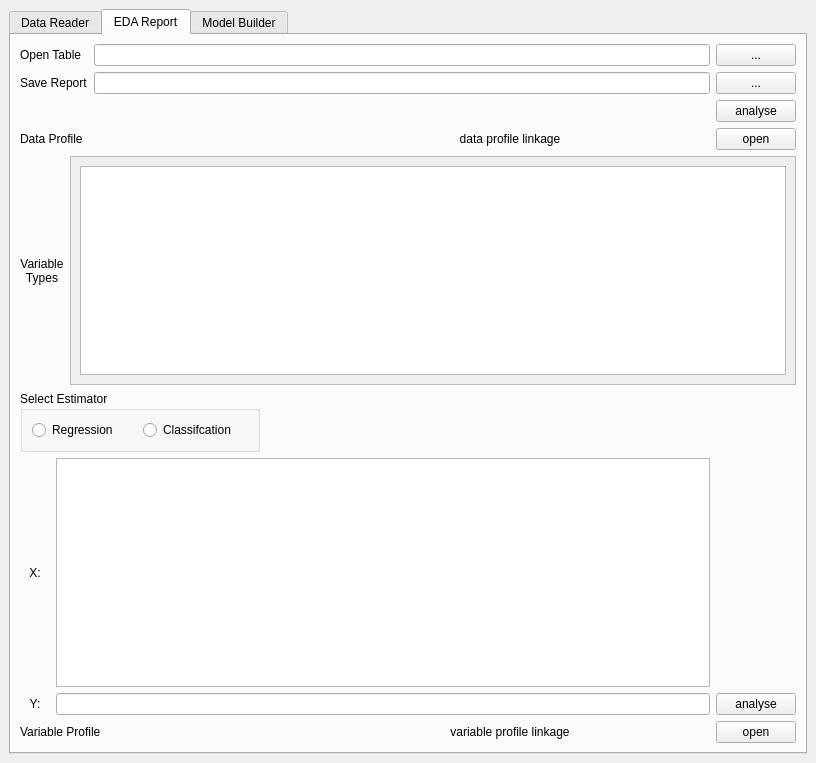
<?xml version="1.0" encoding="UTF-8"?>
<ui version="4.0">
 <class>MainWindow</class>
 <widget class="QMainWindow" name="MainWindow">
  <property name="geometry">
   <rect>
    <x>0</x>
    <y>0</y>
    <width>816</width>
    <height>763</height>
   </rect>
  </property>
  <property name="windowTitle">
   <string>MainWindow</string>
  </property>
  <widget class="QWidget" name="centralwidget">
   <layout class="QVBoxLayout" name="verticalLayout">
    <item>
     <widget class="QTabWidget" name="tabWidget">
      <property name="currentIndex">
       <number>1</number>
      </property>
      <widget class="QWidget" name="tab">
       <attribute name="title">
        <string>Data Reader</string>
       </attribute>
       <layout class="QVBoxLayout" name="verticalLayout_2">
        <item>
         <layout class="QGridLayout" name="gridLayout_13">
          <item row="0" column="0">
           <widget class="QLabel" name="label_10">
            <property name="text">
             <string>Load Database Python Library</string>
            </property>
           </widget>
          </item>
          <item row="0" column="1">
           <widget class="QLineEdit" name="lineEdit_4"/>
          </item>
          <item row="0" column="2">
           <widget class="QPushButton" name="pushButton_7">
            <property name="minimumSize">
             <size>
              <width>80</width>
              <height>0</height>
             </size>
            </property>
            <property name="maximumSize">
             <size>
              <width>80</width>
              <height>16777215</height>
             </size>
            </property>
            <property name="text">
             <string>...</string>
            </property>
           </widget>
          </item>
         </layout>
        </item>
        <item>
         <layout class="QGridLayout" name="gridLayout_14">
          <item row="0" column="0">
           <widget class="QLabel" name="label_11">
            <property name="text">
             <string>Coding Connection Function</string>
            </property>
           </widget>
          </item>
          <item row="1" column="0" colspan="2">
           <widget class="QPlainTextEdit" name="plainTextEdit">
            <property name="minimumSize">
             <size>
              <width>400</width>
              <height>200</height>
             </size>
            </property>
           </widget>
          </item>
          <item row="2" column="1">
           <widget class="QPushButton" name="pushButton_8">
            <property name="minimumSize">
             <size>
              <width>80</width>
              <height>0</height>
             </size>
            </property>
            <property name="maximumSize">
             <size>
              <width>80</width>
              <height>16777215</height>
             </size>
            </property>
            <property name="layoutDirection">
             <enum>Qt::RightToLeft</enum>
            </property>
            <property name="text">
             <string>connect</string>
            </property>
           </widget>
          </item>
         </layout>
        </item>
        <item>
         <layout class="QGridLayout" name="gridLayout_11">
          <item row="0" column="0">
           <widget class="QLabel" name="label_12">
            <property name="text">
             <string>SQL Query of Target Table</string>
            </property>
           </widget>
          </item>
          <item row="1" column="0" colspan="2">
           <widget class="QTextEdit" name="textEdit_3"/>
          </item>
          <item row="2" column="1">
           <widget class="QPushButton" name="pushButton_13">
            <property name="minimumSize">
             <size>
              <width>80</width>
              <height>0</height>
             </size>
            </property>
            <property name="maximumSize">
             <size>
              <width>80</width>
              <height>16777215</height>
             </size>
            </property>
            <property name="text">
             <string>query</string>
            </property>
           </widget>
          </item>
          <item row="3" column="0" colspan="2">
           <widget class="QTableWidget" name="tableWidget"/>
          </item>
         </layout>
        </item>
        <item>
         <widget class="QGroupBox" name="groupBox_2">
          <property name="maximumSize">
           <size>
            <width>120</width>
            <height>16777215</height>
           </size>
          </property>
          <property name="title">
           <string>Save Format</string>
          </property>
          <layout class="QGridLayout" name="gridLayout_10">
           <item row="0" column="0">
            <widget class="QRadioButton" name="radioButton_3">
             <property name="text">
              <string>HDF</string>
             </property>
             <property name="checked">
              <bool>true</bool>
             </property>
            </widget>
           </item>
           <item row="0" column="1">
            <widget class="QRadioButton" name="radioButton_4">
             <property name="text">
              <string>CSV</string>
             </property>
            </widget>
           </item>
          </layout>
         </widget>
        </item>
        <item>
         <layout class="QGridLayout" name="gridLayout_12">
          <item row="0" column="2">
           <widget class="QPushButton" name="pushButton_9">
            <property name="minimumSize">
             <size>
              <width>80</width>
              <height>0</height>
             </size>
            </property>
            <property name="maximumSize">
             <size>
              <width>80</width>
              <height>16777215</height>
             </size>
            </property>
            <property name="text">
             <string>...</string>
            </property>
           </widget>
          </item>
          <item row="0" column="0">
           <widget class="QLabel" name="label_13">
            <property name="text">
             <string>Save Directory</string>
            </property>
           </widget>
          </item>
          <item row="0" column="1">
           <widget class="QLineEdit" name="lineEdit_5"/>
          </item>
          <item row="1" column="2">
           <widget class="QPushButton" name="pushButton_10">
            <property name="minimumSize">
             <size>
              <width>80</width>
              <height>0</height>
             </size>
            </property>
            <property name="maximumSize">
             <size>
              <width>80</width>
              <height>16777215</height>
             </size>
            </property>
            <property name="layoutDirection">
             <enum>Qt::RightToLeft</enum>
            </property>
            <property name="text">
             <string>export</string>
            </property>
           </widget>
          </item>
         </layout>
        </item>
       </layout>
      </widget>
      <widget class="QWidget" name="tab_2">
       <attribute name="title">
        <string>EDA Report</string>
       </attribute>
       <layout class="QGridLayout" name="gridLayout_8">
        <item row="0" column="0" colspan="3">
         <layout class="QGridLayout" name="gridLayout_3">
          <item row="0" column="0">
           <layout class="QGridLayout" name="gridLayout_2">
            <item row="2" column="2">
             <widget class="QPushButton" name="pushButton_3">
              <property name="minimumSize">
               <size>
                <width>80</width>
                <height>0</height>
               </size>
              </property>
              <property name="maximumSize">
               <size>
                <width>80</width>
                <height>16777215</height>
               </size>
              </property>
              <property name="text">
               <string>analyse</string>
              </property>
             </widget>
            </item>
            <item row="1" column="1">
             <widget class="QLineEdit" name="lineEdit_2"/>
            </item>
            <item row="0" column="2">
             <widget class="QPushButton" name="pushButton">
              <property name="minimumSize">
               <size>
                <width>80</width>
                <height>0</height>
               </size>
              </property>
              <property name="maximumSize">
               <size>
                <width>80</width>
                <height>16777215</height>
               </size>
              </property>
              <property name="text">
               <string>...</string>
              </property>
             </widget>
            </item>
            <item row="0" column="0">
             <widget class="QLabel" name="label">
              <property name="text">
               <string>Open Table</string>
              </property>
             </widget>
            </item>
            <item row="1" column="0">
             <widget class="QLabel" name="label_2">
              <property name="text">
               <string>Save Report</string>
              </property>
             </widget>
            </item>
            <item row="0" column="1">
             <widget class="QLineEdit" name="lineEdit"/>
            </item>
            <item row="1" column="2">
             <widget class="QPushButton" name="pushButton_2">
              <property name="minimumSize">
               <size>
                <width>80</width>
                <height>0</height>
               </size>
              </property>
              <property name="maximumSize">
               <size>
                <width>80</width>
                <height>16777215</height>
               </size>
              </property>
              <property name="text">
               <string>...</string>
              </property>
             </widget>
            </item>
           </layout>
          </item>
         </layout>
        </item>
        <item row="1" column="0" colspan="3">
         <layout class="QGridLayout" name="gridLayout_4">
          <item row="0" column="1">
           <widget class="QLabel" name="label_4">
            <property name="minimumSize">
             <size>
              <width>400</width>
              <height>0</height>
             </size>
            </property>
            <property name="text">
             <string>data profile linkage</string>
            </property>
            <property name="alignment">
             <set>Qt::AlignCenter</set>
            </property>
           </widget>
          </item>
          <item row="0" column="2">
           <widget class="QPushButton" name="pushButton_4">
            <property name="maximumSize">
             <size>
              <width>80</width>
              <height>16777215</height>
             </size>
            </property>
            <property name="text">
             <string>open</string>
            </property>
           </widget>
          </item>
          <item row="0" column="0">
           <widget class="QLabel" name="label_3">
            <property name="text">
             <string>Data Profile</string>
            </property>
           </widget>
          </item>
         </layout>
        </item>
        <item row="2" column="0" colspan="3">
         <layout class="QGridLayout" name="gridLayout_5">
          <item row="0" column="0">
           <widget class="QLabel" name="label_5">
            <property name="maximumSize">
             <size>
              <width>60</width>
              <height>16777215</height>
             </size>
            </property>
            <property name="text">
             <string>Variable Types</string>
            </property>
            <property name="alignment">
             <set>Qt::AlignCenter</set>
            </property>
            <property name="wordWrap">
             <bool>true</bool>
            </property>
           </widget>
          </item>
          <item row="0" column="1">
           <widget class="QScrollArea" name="scrollArea">
            <property name="widgetResizable">
             <bool>true</bool>
            </property>
            <widget class="QWidget" name="scrollAreaWidgetContents">
             <property name="geometry">
              <rect>
               <x>0</x>
               <y>0</y>
               <width>704</width>
               <height>210</height>
              </rect>
             </property>
             <layout class="QGridLayout" name="gridLayout">
              <item row="0" column="0">
               <widget class="QTextEdit" name="textEdit"/>
              </item>
             </layout>
            </widget>
           </widget>
          </item>
         </layout>
        </item>
        <item row="3" column="0" colspan="2">
         <widget class="QGroupBox" name="groupBox">
          <property name="maximumSize">
           <size>
            <width>240</width>
            <height>16777215</height>
           </size>
          </property>
          <property name="title">
           <string>Select Estimator</string>
          </property>
          <layout class="QGridLayout" name="gridLayout_6">
           <item row="0" column="0">
            <widget class="QRadioButton" name="radioButton">
             <property name="text">
              <string>Regression</string>
             </property>
            </widget>
           </item>
           <item row="0" column="1">
            <widget class="QRadioButton" name="radioButton_2">
             <property name="text">
              <string>Classifcation</string>
             </property>
            </widget>
           </item>
          </layout>
         </widget>
        </item>
        <item row="4" column="0">
         <widget class="QLabel" name="label_6">
          <property name="minimumSize">
           <size>
            <width>30</width>
            <height>0</height>
           </size>
          </property>
          <property name="text">
           <string>X:</string>
          </property>
          <property name="alignment">
           <set>Qt::AlignCenter</set>
          </property>
         </widget>
        </item>
        <item row="4" column="1">
         <widget class="QTextEdit" name="textEdit_2"/>
        </item>
        <item row="5" column="0">
         <widget class="QLabel" name="label_7">
          <property name="minimumSize">
           <size>
            <width>30</width>
            <height>0</height>
           </size>
          </property>
          <property name="text">
           <string>Y:</string>
          </property>
          <property name="alignment">
           <set>Qt::AlignCenter</set>
          </property>
         </widget>
        </item>
        <item row="5" column="1">
         <widget class="QLineEdit" name="lineEdit_3"/>
        </item>
        <item row="5" column="2">
         <widget class="QPushButton" name="pushButton_5">
          <property name="minimumSize">
           <size>
            <width>80</width>
            <height>0</height>
           </size>
          </property>
          <property name="maximumSize">
           <size>
            <width>80</width>
            <height>16777215</height>
           </size>
          </property>
          <property name="text">
           <string>analyse</string>
          </property>
         </widget>
        </item>
        <item row="6" column="0" colspan="3">
         <layout class="QGridLayout" name="gridLayout_7">
          <item row="0" column="0">
           <widget class="QLabel" name="label_8">
            <property name="text">
             <string>Variable Profile</string>
            </property>
           </widget>
          </item>
          <item row="0" column="1">
           <widget class="QLabel" name="label_9">
            <property name="minimumSize">
             <size>
              <width>400</width>
              <height>0</height>
             </size>
            </property>
            <property name="text">
             <string>variable profile linkage</string>
            </property>
            <property name="alignment">
             <set>Qt::AlignCenter</set>
            </property>
           </widget>
          </item>
          <item row="0" column="2">
           <widget class="QPushButton" name="pushButton_6">
            <property name="minimumSize">
             <size>
              <width>80</width>
              <height>0</height>
             </size>
            </property>
            <property name="maximumSize">
             <size>
              <width>80</width>
              <height>16777215</height>
             </size>
            </property>
            <property name="text">
             <string>open</string>
            </property>
           </widget>
          </item>
         </layout>
        </item>
       </layout>
      </widget>
      <widget class="QWidget" name="tab_3">
       <attribute name="title">
        <string>Model Builder</string>
       </attribute>
       <layout class="QVBoxLayout" name="verticalLayout_3">
        <item>
         <layout class="QGridLayout" name="gridLayout_15">
          <item row="0" column="0">
           <widget class="QLabel" name="label_14">
            <property name="text">
             <string>Model Save Directory</string>
            </property>
           </widget>
          </item>
          <item row="0" column="1">
           <widget class="QLineEdit" name="lineEdit_6"/>
          </item>
          <item row="0" column="2">
           <widget class="QPushButton" name="pushButton_11">
            <property name="text">
             <string>...</string>
            </property>
           </widget>
          </item>
         </layout>
        </item>
        <item>
         <layout class="QGridLayout" name="gridLayout_18">
          <item row="0" column="0">
           <widget class="QGroupBox" name="groupBox_3">
            <property name="maximumSize">
             <size>
              <width>200</width>
              <height>16777215</height>
             </size>
            </property>
            <property name="title">
             <string>Split Train / Test Dataset</string>
            </property>
            <layout class="QGridLayout" name="gridLayout_17">
             <item row="0" column="0">
              <widget class="QRadioButton" name="radioButton_5">
               <property name="text">
                <string>By Samples</string>
               </property>
              </widget>
             </item>
             <item row="0" column="1">
              <widget class="QRadioButton" name="radioButton_6">
               <property name="text">
                <string>By Datetimes</string>
               </property>
              </widget>
             </item>
            </layout>
           </widget>
          </item>
          <item row="1" column="0">
           <layout class="QGridLayout" name="gridLayout_16">
            <item row="0" column="0">
             <widget class="QLabel" name="label_15">
              <property name="text">
               <string>Column</string>
              </property>
             </widget>
            </item>
            <item row="0" column="1">
             <widget class="QLineEdit" name="lineEdit_7"/>
            </item>
            <item row="0" column="2">
             <widget class="QLabel" name="label_16">
              <property name="text">
               <string>Split Point</string>
              </property>
             </widget>
            </item>
            <item row="0" column="3">
             <widget class="QLineEdit" name="lineEdit_8"/>
            </item>
            <item row="0" column="4">
             <widget class="QPushButton" name="pushButton_12">
              <property name="text">
               <string>split</string>
              </property>
             </widget>
            </item>
           </layout>
          </item>
         </layout>
        </item>
        <item>
         <layout class="QGridLayout" name="gridLayout_20">
          <item row="0" column="0">
           <widget class="QLabel" name="label_17">
            <property name="text">
             <string>Train Result</string>
            </property>
           </widget>
          </item>
          <item row="1" column="0">
           <widget class="QTextEdit" name="textEdit_4"/>
          </item>
         </layout>
        </item>
        <item>
         <layout class="QGridLayout" name="gridLayout_19">
          <item row="0" column="0">
           <widget class="QLabel" name="label_18">
            <property name="maximumSize">
             <size>
              <width>80</width>
              <height>16777215</height>
             </size>
            </property>
            <property name="text">
             <string>Result Report</string>
            </property>
           </widget>
          </item>
          <item row="0" column="1">
           <widget class="QLabel" name="label_19">
            <property name="minimumSize">
             <size>
              <width>200</width>
              <height>0</height>
             </size>
            </property>
            <property name="text">
             <string>result report linkage</string>
            </property>
            <property name="alignment">
             <set>Qt::AlignCenter</set>
            </property>
           </widget>
          </item>
          <item row="0" column="2">
           <widget class="QPushButton" name="pushButton_14">
            <property name="minimumSize">
             <size>
              <width>80</width>
              <height>0</height>
             </size>
            </property>
            <property name="maximumSize">
             <size>
              <width>80</width>
              <height>16777215</height>
             </size>
            </property>
            <property name="text">
             <string>open</string>
            </property>
           </widget>
          </item>
         </layout>
        </item>
       </layout>
      </widget>
     </widget>
    </item>
   </layout>
  </widget>
 </widget>
 <resources/>
 <connections/>
</ui>
